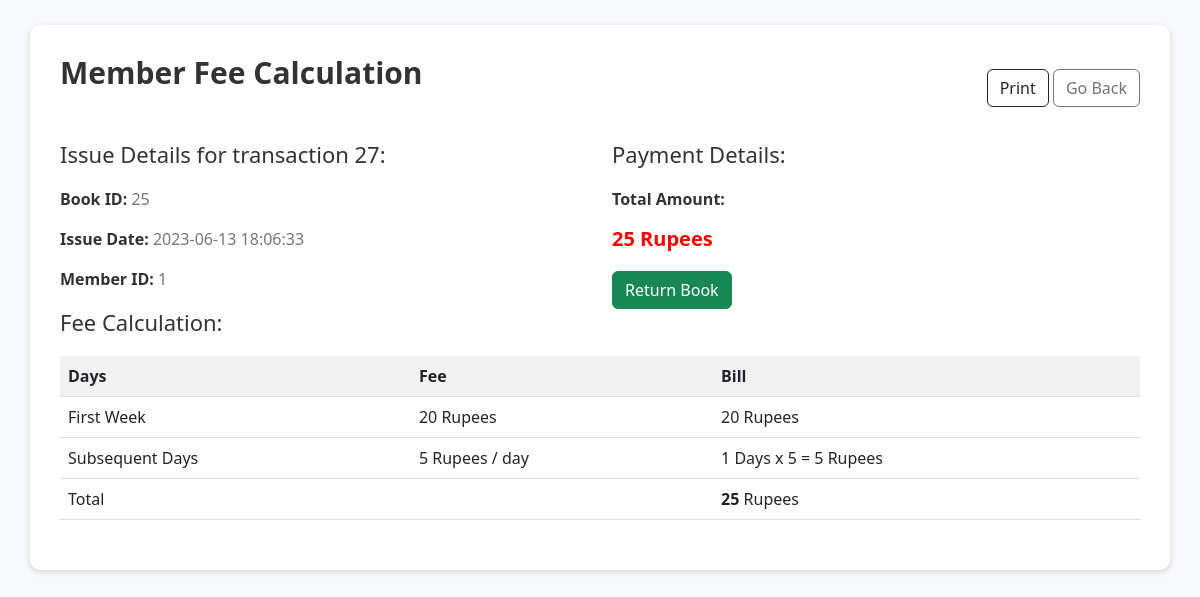
The page /fee/27 (signed in) on the database as committed earlier.
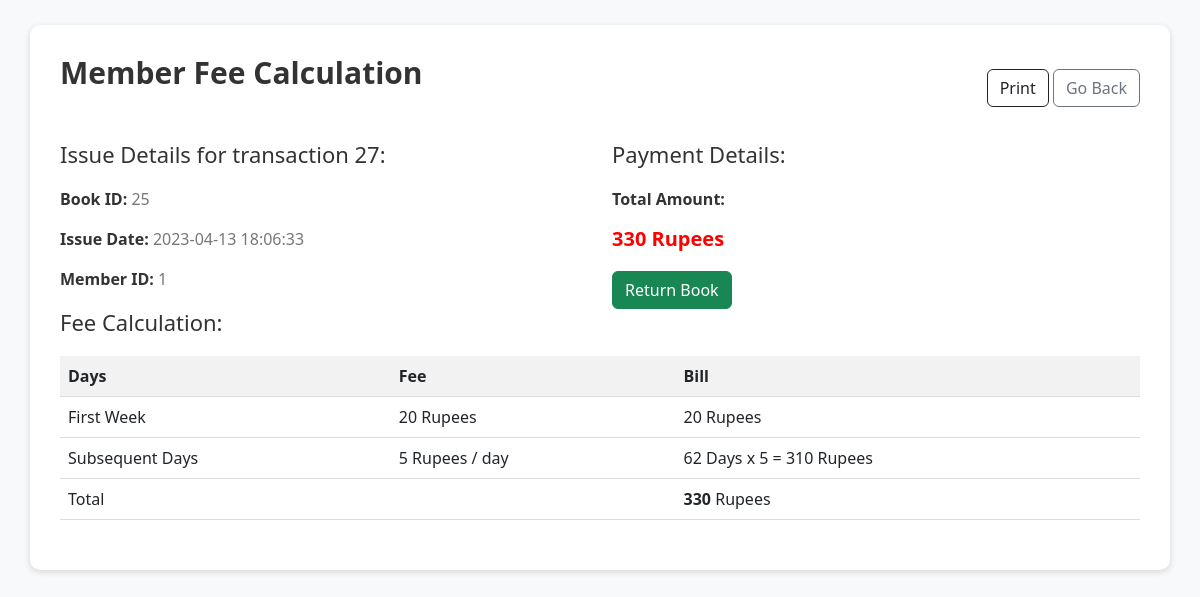
The same page on the database as committed later.
### tables this page shows
CREATE TABLE transactions (id INTEGER PRIMARY KEY AUTOINCREMENT, book_id INTEGER NOT NULL REFERENCES books (id), member_id INTEGER NOT NULL REFERENCES members (id), issue_date DATETIME NOT NULL, fee_paid INTEGER DEFAULT (0), status TEXT DEFAULT Issued);

### app.py (the view)
@app.route("/fee/<id>", methods=["GET"])
@login_required
def fee(id):
    transaction = db.execute("SELECT * FROM transactions WHERE id = ?", id)[0]
    amount = calculate_due(id)[0]
    due_days = calculate_due(id)[1]
    return render_template(
        "fee.html",
        transaction=transaction,
        amount=amount,
        due_days=due_days,
        due_amount=amount - 20,
    )

### app.py (called while the page is built)
@app.after_request
def after_request(response):
    response.headers["Cache-Control"] = "no-cache, no-store, must-revalidate"
    response.headers["Expires"] = 0
    response.headers["Pragma"] = "no-cache"
    return response

def login_required(f):
    @wraps(f)
    def decorated_function(*args, **kwargs):
        if session.get("user_id") is None:
            return redirect("/login")
        return f(*args, **kwargs)
    return decorated_function

def calculate_due(transaction_id):
    transaction = db.execute("SELECT * FROM transactions WHERE id = ?", transaction_id)[
        0
    ]
    issue_date = datetime.strptime(
        transaction["issue_date"], "%Y-%m-%d %H:%M:%S")
    return_date = datetime.now()
    days_since_return = (return_date - issue_date).days
    due_amount = 20
    due_days = 0
    if days_since_return > 7:
        due_days = days_since_return - 7
    due_amount += due_days * 5
    return (due_amount, due_days)

### templates/fee.html (shortened to what this page needs)
<!DOCTYPE html>
<html lang="en">
    <head>
        <link rel="stylesheet" href="https://cdn.jsdelivr.net/npm/bootstrap@5.3.0/dist/css/bootstrap.min.css">
    </head>
    <body>
        <div class="container">
            <div class="header">
                <h1>Member Fee Calculation</h1>
                <div class="right-buttons">
                    <button type="button" class="btn btn-outline-dark" onclick="window.print()">Print</button>
                    <a href="/transactions" class="btn btn-outline-secondary">Go Back</a>
                </div>
            </div>
            <div class="row">
                <div class="col-md-6">
                    <h4>Issue Details for transaction {{transaction.id}}:</h4>
                    <p>
                        <strong>Book ID:</strong>
                        <span id="bookId">{{transaction.book_id}}</span>
                    </p>
                    <p>
                        <strong>Issue Date:</strong>
                        <span id="issueDate">{{transaction.issue_date}}</span>
                    </p>
                    <p>
                        <strong>Member ID:</strong>
                        <span id="memberId">{{transaction.member_id}}</span>
                    </p>
                </div>
                <div class="col-md-6">
                    <h4>Payment Details:</h4>
                    <p>
                        <strong>Total Amount:</strong>
                    </p> {% if transaction.status == 'Returned' %} <h4 id="amountToBePaid" class="amount">{{transaction.fee_paid}} Rupees</h4>
                    <h6>BOOK ALREADY RETURNED</h6> {% else %} <h4 id="amountToBePaid" class="amount">{{amount}} Rupees</h4>
                    <a href="/return_book/{{ transaction.id }}" class="btn btn-success">Return Book</a> {% endif %}
                </div>
            </div> {% if transaction.status != 'Returned' %} <h4>Fee Calculation:</h4>
            <table>
                <thead>
                    <tr>
                        <th>Days</th>
                        <th>Fee</th>
                        <th>Bill</th>
                    </tr>
                </thead>
                <tbody>
                    <tr>
                        <td>First Week</td>
                        <td>20 Rupees</td>
                        <td>20 Rupees</td>
                    </tr>
                    <tr>
                        <td>Subsequent Days</td>
                        <td>5 Rupees / day</td>
                        <td>{{due_days}} Days x 5 = {{due_amount}} Rupees</td>
                    </tr>
                    <tr>
                        <td>Total</td>
                        <td></td>
                        <td>
                            <b>{{amount}}</b> Rupees
                        </td>
                    </tr>
                </tbody>
            </table> {% endif %}
        </div>
    </body>
</html>

Rows that differ between the two databases and show on the page:
changed transactions id 27: issue_date "2023-06-13 18:06:33" → "2023-04-13 18:06:33"
Other text that changed with them:
{{ amount }}: "25" → "330"
{{ due_days }}: "1" → "62"
{{ due_amount }}: "5" → "310"
